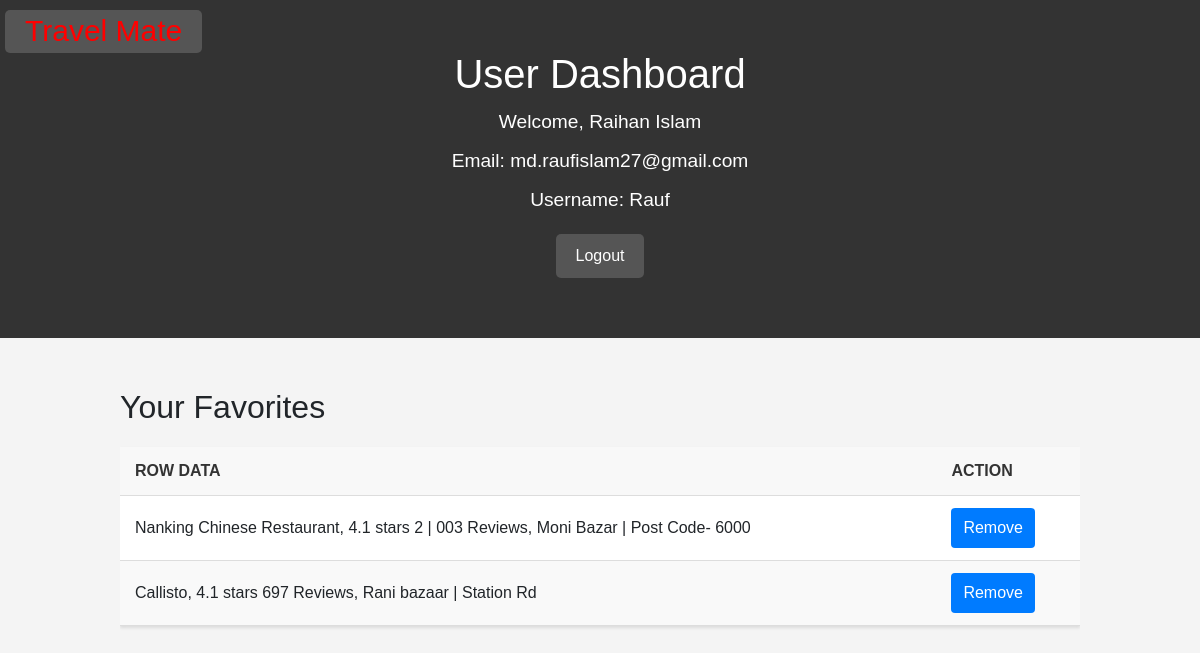
Screenshot of /accounts/user_dashboard (signed in) with the database file from the repository.
### accounts/models.py (models this page shows)
class Favorite(models.Model):
    user = models.ForeignKey(User, on_delete=models.CASCADE)
    row_data = models.TextField()  # or use a more appropriate field type
    class Meta:
        unique_together = ('user', 'row_data')

### accounts/views.py (the view)
# urls.py: path('user_dashboard', views.user_dashboard, name='user_dashboard'),
def user_dashboard(request):
    favorites = Favorite.objects.filter(user=request.user)
    return render(request, 'user_dashboard.html', {'favorites': favorites})

### templates/user_dashboard.html (shortened to what this page needs)
{% load static %}
<!DOCTYPE html>
<html lang="en">
<head>
    <link rel="stylesheet" type="text/css" href="{% static 'styles/bootstrap4/bootstrap.min.css' %}">
    <link href="{% static 'plugins/font-awesome-4.7.0/css/font-awesome.min.css' %}" rel="stylesheet" type="text/css">
    <link rel="stylesheet" type="text/css" href="{% static 'plugins/OwlCarousel2-2.2.1/owl.carousel.css' %}">
    <link rel="stylesheet" type="text/css" href="{% static 'plugins/OwlCarousel2-2.2.1/owl.theme.default.css' %}">
    <link rel="stylesheet" type="text/css" href="{% static 'plugins/OwlCarousel2-2.2.1/animate.css' %}">
</head>
<body>
<header class="header">
    <div class="logos"><a href=".." style="color: red;">Travel Mate</a></div>
    <div class="container">
        <h1>User Dashboard</h1>
        <p>Welcome, {{ user.first_name }} {{ user.last_name }}</p>
        <p>Email: {{ user.email }}</p>
        <p>Username: {{ user.username }}</p>
        <a href="{% url 'logout' %}">Logout</a>
    </div>
</header>
<div class="container favorites">
    <h2>Your Favorites</h2>
    <table>
        <thead>
            <tr>
                <th>Row Data</th>
                <th>Action</th>
            </tr>
        </thead>
        <tbody>
            {% for favorite in favorites %}
        <tr>
        <td>{{ favorite.row_data }}</td>
        <td>
            <form action="{% url 'remove_favorite' %}" method="post">
                <button type="submit" class="btn">Remove</button>
            </form>
        </td>
    </tr>
       {% endfor %}
        </tbody>
    </table>
</div>
</body>
</html>

### templates/user_dashboard.html (style rules this page uses)
body { font-family: Arial, sans-serif; background-color: #f4f4f4; margin: 0; padding: 0; }
.header { background-color: #333; color: #fff; padding: 20px 0; text-align: center; }
.header h1 { margin: 0; font-size: 2.5em; }
.container { width: 80%; margin: auto; overflow: hidden; padding: 30px 0; }
.header p { font-size: 1.2em; margin: 10px 0; }
.header a { display: inline-block; margin: 10px; padding: 10px 20px; background-color: #555; color: #fff; text-decoration: none; border-radius: 5px; }
.logos a { position: absolute; left: -5px; top: 0; font-family: 'Oswald', sans-serif; font-size: 30px; font-weight: 500; color: #FFFFFF; line-height: 0.75; }
.favorites { margin-top: 20px; }
.favorites table { width: 100%; border-collapse: collapse; margin: 20px 0; font-size: 1em; box-shadow: 0 2px 3px rgba(0, 0, 0, 0.1); background-color: #ffffff; }
.favorites th, .favorites td { padding: 12px 15px; text-align: left; border-bottom: 1px solid #dddddd; }
.favorites th { background-color: #f8f8f8; color: #333; text-transform: uppercase; font-weight: bold; }
.favorites tr:nth-of-type(even) { background-color: #f9f9f9; }
.btn { padding: 8px 12px; background-color: #007bff; color: white; border: none; border-radius: 4px; cursor: pointer; }

### rows the page displays
Favorite: row_data "Nanking Chinese Restaurant, 4.1 stars 2 | 003 Reviews, Moni Bazar | Post Code- 6000"
Favorite: row_data "Callisto, 4.1 stars 697 Reviews, Rani bazaar | Station Rd"

### other values shown
{{ user.first_name }} "Raihan"
{{ user.last_name }} "Islam"
{{ user.email }} "md.raufislam27@gmail.com"
{{ user.username }} "Rauf"
